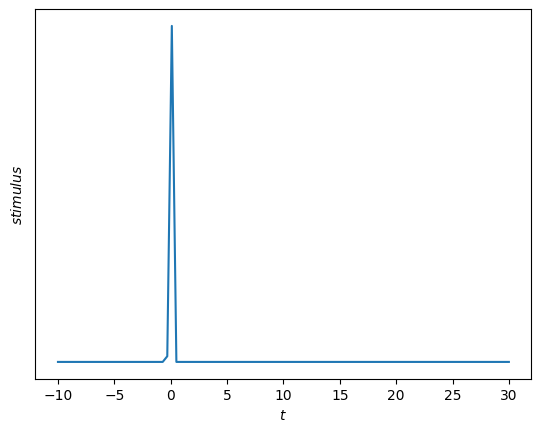

Source code (Python):
import numpy as np
import matplotlib.pyplot as plt

x = np.linspace(-10, 30, 100)
y = 1*np.exp(-x*x/0.02)

plt.figure()
plt.plot(x, y)
plt.xlabel('$t$')
plt.ylabel('$stimulus$')


plt.yticks([])
#plt.axis('off')
plt.savefig('gaussian.png', edgecolor='w', bbox_inches='tight')

plt.show()
